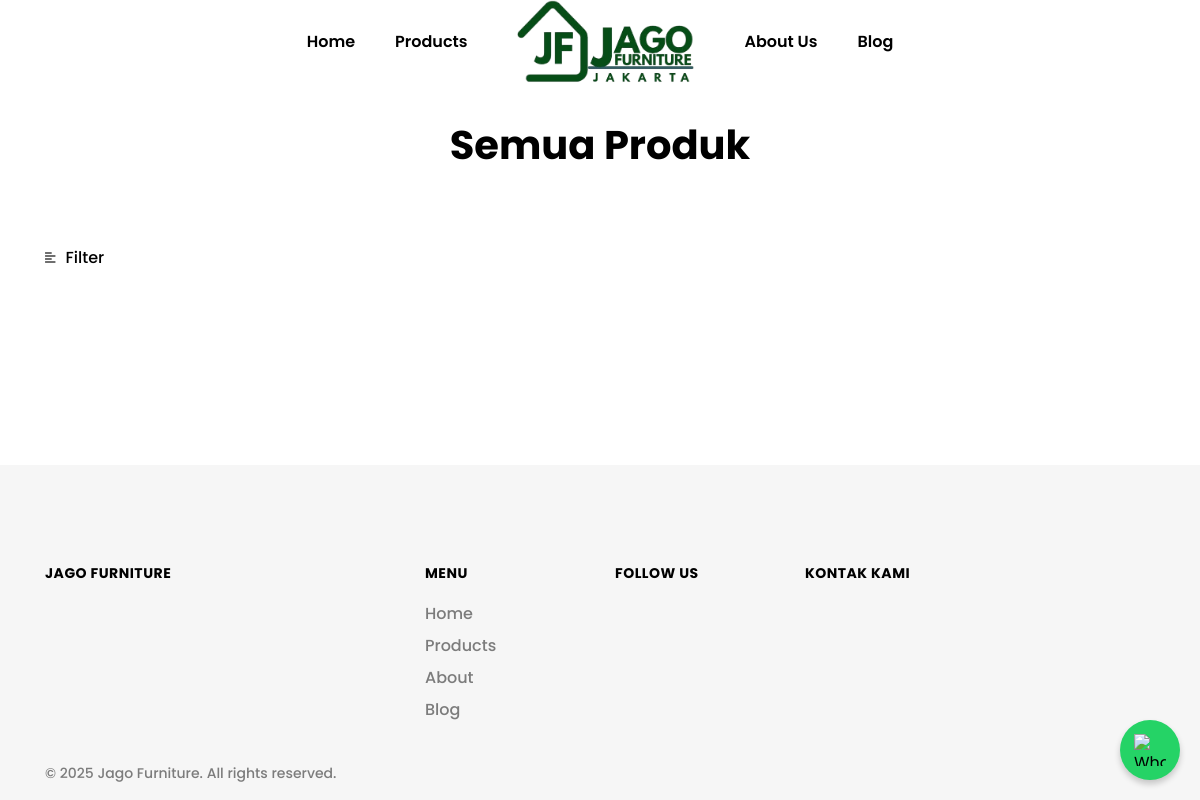
The app's page /categories/booth-portable, older data.
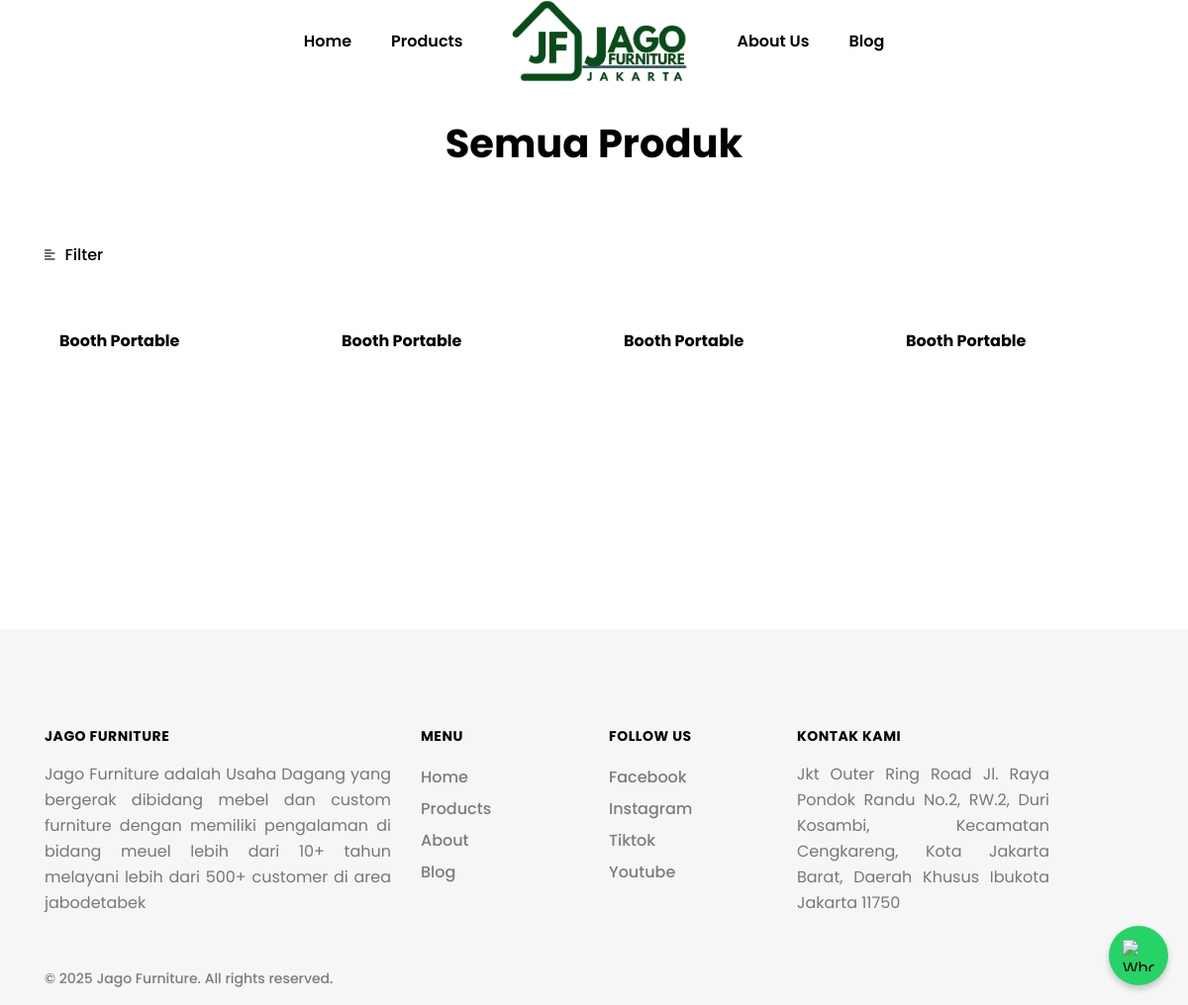
The same page, newer data.
### tables this page shows
CREATE TABLE `tb_product` (
  `product_id` int(11) NOT NULL,
  `product_category_id` int(11) NOT NULL,
  `product_category_name` text NOT NULL,
  `product_images` text NOT NULL,
  `product_favorite` varchar(100) NOT NULL DEFAULT 'no'
);

CREATE TABLE `tb_about` (
  `about_id` int(11) NOT NULL,
  `about_tittle` text NOT NULL,
  `about_sub` text NOT NULL,
  `about_img_header` text NOT NULL,
  `about_desc_1` text NOT NULL,
  `about_desc_2` text NOT NULL,
  `about_img_1` text NOT NULL,
  `about_desc_3` text NOT NULL,
  `about_alamat` text NOT NULL,
  `about_whatsapp` varchar(100) NOT NULL,
  `about_img_2` text NOT NULL,
  `about_desc_footer` text NOT NULL
);

CREATE TABLE `tb_socialmedia` (
  `socialmedia_id` int(11) NOT NULL,
  `socialmedia_name` varchar(100) NOT NULL,
  `socialmedia_link` text NOT NULL
);

### application/modules/home/controllers/Home.php (called while the page is built, shortened)
<?php
class Home extends MX_Controller
{
	public function __construct()
	{
			$this->load->model('General_model');
	}
	public function categories($slugs = null)
	{
			$slug 									= $link = $this->uri->segment(1);
			$get_header 						= $this->General_model->get_ones("tb_header", "slug = '$slug'");
			if ($slugs != '') {
					$data['slug'] 					= $slug;
					$data['tittle'] 				= $get_header->header_tittle;
					$data['description'] 		= $get_header->header_description;
					$data['keywords'] 			= $get_header->header_keywords;
					$data['category'] 			= $this->General_model->get("tb_product_category");
					$get_categories 				= $this->General_model->get_ones("tb_product_category", "category_slug = '$slugs'");
					$category_name 					= $get_categories->category_name;
					$data['product'] 				= $this->General_model->get_one("tb_product", "product_category_name = '$category_name'");
					$data['socialmedia'] 		= $this->General_model->get("tb_socialmedia");
					$data['about'] 					= $this->General_model->get_ones("tb_about", "about_id = 1");
					$this->load->view('template/header', $data);
			    $this->load->view('page/category_product', $data);
			    $this->load->view('template/footer', $data);
			}
	}
}

### index.php (called while the page is built, shortened)
<?php
require_once BASEPATH.'core/CodeIgniter.php';

### application/third_party/MX/Controller.php (called while the page is built, shortened)
<?php (defined('BASEPATH')) OR exit('No direct script access allowed');
class MX_Controller
{
	public function __get($class)
	{
		return CI::$APP->$class;
	}
}

### application/models/General_model.php (called while the page is built, shortened)
<?php
class General_model extends CI_Model
{
    public function get($table)
    {
        $this->db->select('*');
        $this->db->from($table);
        return $this->db->get()->result_array();
    }
    public function get_one($table, $where)
    {
        $this->db->select('*');
        $this->db->from($table);
        $this->db->where($where);
        return $this->db->get()->result_array();
    }
    public function get_ones($table, $where)
    {
        $this->db->select('*');
        $this->db->from($table);
        $this->db->where($where);
        return $this->db->get()->row();
    }
}

### application/modules/home/views/page/category_product.php (the view, shortened to what the changed rows need)
<main id="content" style="margin-top: 50px;">
	<section class="py-10">
	  <div class="container">
	    <h1 class="fs-40 mb-1 text-capitalize text-center">Semua Produk</h1>
	  </div>
	</section>
	<section>
	  <div class="container container-xxl">
	    <div class="row mb-7 overflow-hidden">
	    	<?php foreach ($product as $row_product): ?>
	      <div class="col-sm-6 col-lg-3 mb-6" data-animate="fadeInUp">
	        <div class="card border-0 hover-change-content product">
	          <div style="background-image: url('<?php echo base_url('assets/images/product/' . $row_product['product_images']); ?>')"
						     class="card-img ratio bg-img-cover-center ratio-1-1">
						</div>
	        </div>
	        <div class="card-img-overlay d-flex py-4 py-sm-5 pl-6 pr-4">
            <div class="d-flex flex-column">
              <a href="#" class="font-weight-bold mb-1 d-block lh-12"><?php echo $row_product['product_category_name']?></a>
            </div>
          </div>
	      </div>
	      <?php endforeach; ?>
	    </div>
	  </div>
	</section>
</main>

### application/modules/home/views/template/footer.php (shortened to what the changed rows need)
<footer class="pt-13 pb-4 footer bg-color-2">
    <div class="container container-xxl">
      <div class="row">
        <div class="col-md-8 col-lg-4 mb-6 mb-lg-0">
          <h3 class="fs-14 mb-3 text-uppercase letter-spacing-05">JAGO FURNITURE</h3>
          <p align="justify"><?php echo $about->about_desc_footer; ?></p>
        </div>
        <div class="col-md-4 col-lg-2 mb-6 mb-lg-0">
          <h3 class="fs-14 mb-3 text-uppercase letter-spacing-05">Menu</h3>
          <ul class="list-unstyled mb-0">
            <li class="py-0"><a href="<?php echo base_url(); ?>" class="text-gray hover-primary lh-2 font-weight-500">Home</a> </li>
            <li class="py-0"><a href="<?php echo base_url('product'); ?>" class="text-gray hover-primary lh-2 font-weight-500">Products</a>
            </li>
            <li class="py-0"><a href="<?php echo base_url('aboutus'); ?>" class="text-gray hover-primary lh-2 font-weight-500">About</a>
            </li>
            <li class="py-0"><a href="<?php echo base_url('blog'); ?>" class="text-gray hover-primary lh-2 font-weight-500">Blog</a> </li>
          </ul>
        </div>
        <div class="col-md-4 col-lg-2 mb-6 mb-lg-0">
          <h3 class="fs-14 mb-3 text-uppercase letter-spacing-05">follow us</h3>
          <ul class="list-unstyled mb-0">
          	<?php foreach ($socialmedia as $row_socialmedia): ?>
		            <li class="py-0"><a href="<?php echo $row_socialmedia['socialmedia_link']?>" class="text-gray hover-primary lh-2 font-weight-500"><?php echo $row_socialmedia['socialmedia_name']?></a> </li>
		          <?php endforeach; ?>
          </ul>
        </div>
        <div class="col-md-6 col-lg-3 mb-6 mb-lg-0">
          <h3 class="fs-14 mb-3 text-uppercase letter-spacing-05">Kontak Kami</h3>
          <p align="justify"><?php echo $about->about_alamat; ?></p>
        </div>
      </div>
      <div class="mt-2 mt-md-7 row align-items-center">
        <p class="col-md-auto mb-4 mb-md-0 text-gray lh-1 fs-14 font-weight-500">
          © 2025 Jago Furniture. All rights reserved.
        </p>
      </div>
    </div>
  </footer>
  <div class="position-fixed pos-fixed-bottom-right p-6 z-index-10">
  </div>
  <a href="https://wa.me/6287776304443" target="_blank" class="wa-float">
    <img src="https://upload.wikimedia.org/wikipedia/commons/6/6b/WhatsApp.svg" alt="WhatsApp" />
  </a>
</body>
</html>

Row changes from the older to the newer data that the page shows:
now on this page (row unchanged): tb_product: product_category_name "Booth Portable"
now on this page (row unchanged): tb_product: product_category_name "Booth Portable"
now on this page (row unchanged): tb_product: product_category_name "Booth Portable"
now on this page (row unchanged): tb_product: product_category_name "Booth Portable"
added tb_about: about_desc_footer "Jago Furniture adalah Usaha Dagang yang bergerak dibidang mebel dan custom furniture dengan memiliki pengalaman di bidang meuel lebih dari 10+ tahun melayani lebih dari 500+ customer di area jabodetabek", about_alamat "Jkt Outer Ring Road Jl. Raya Pondok Randu No.2, RW.2, Duri Kosambi, Kecamatan Cengkareng, Kota Jakarta Barat, Daerah Khusus Ibukota Jakarta 11750"
added tb_socialmedia: socialmedia_name "Facebook"
added tb_socialmedia: socialmedia_name "Instagram"
added tb_socialmedia: socialmedia_name "Tiktok"
added tb_socialmedia: socialmedia_name "Youtube"
